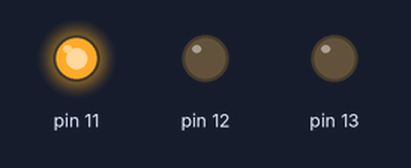
A sketch run on a simulated Arduino Uno, built with avr-gcc and run on an emulated ATmega328P. Shown: output pins drawn as LEDs (lit = HIGH).

Above: at 0.5 s.
At 1.5 s:
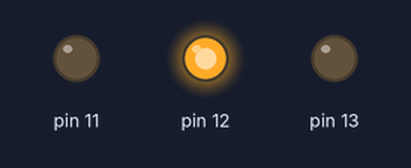
At 5.5 s:
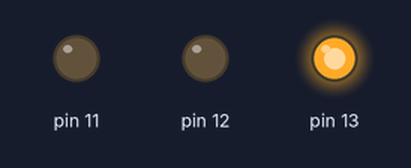
Timing chart, 0 to 6.9 s (numbered marks = the images above):
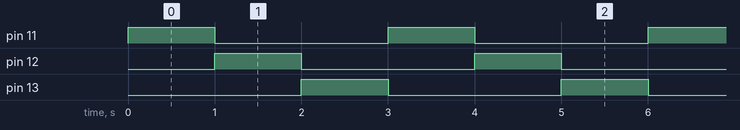

The sketch:

hjduinoRGB.ino
```cpp
void setup(){
  pinMode(11, OUTPUT);
  pinMode(12, OUTPUT);
  pinMode(13, OUTPUT);
}

void loop(){
  digitalWrite(11,HIGH);
  delay(1000);
  digitalWrite(11,LOW);
  digitalWrite(12,HIGH);
  delay(1000);
  digitalWrite(12,LOW);
  digitalWrite(13,HIGH);
  delay(1000);
  digitalWrite(13,LOW);

}
```

Measured:
- by itself, pin 11–13: alternates HIGH for 1.0 s and LOW for 2.0 s
- by itself, everything shown: repeats every 3.0 s, in 4 steps
